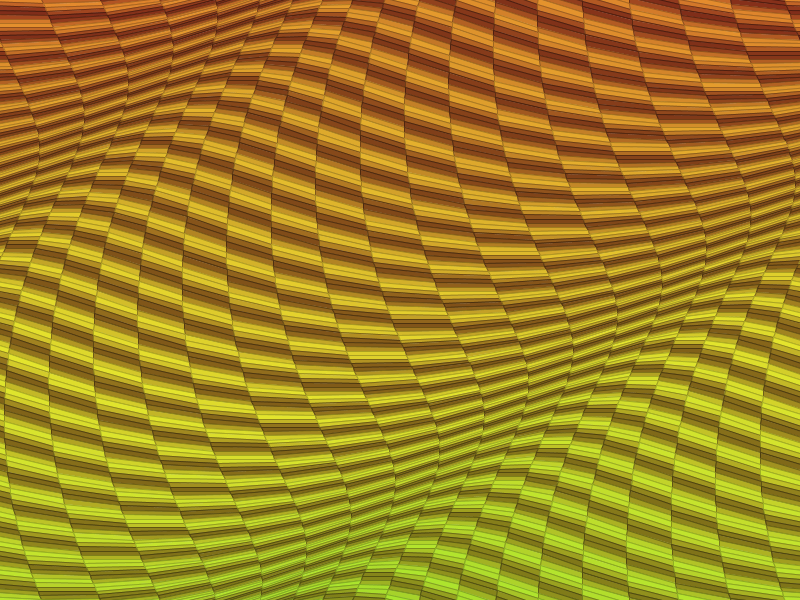
Frame 1 (no input)
Frame 60 (the mouse pressed at the canvas centre just before this capture): identical to frame 1, image omitted
Frame 120 (the mouse held since frame 60 and released just before this capture): identical to frame 1, image omitted

The Processing sketch that drew this single still picture (run headless with seeded random() and noise(); from frame 60 on, the mouse is pressed at the canvas centre):

// Processing sketch: sketch_180528b
// ── sketch_180528b.pde
int detail = 20;
int detailY = 4;
float size;
float period = 360;
float variation;

void setup(){
  size(800, 600);
  size = (width * detail)/period;
  variation = height/15;
  noStroke();
  colorMode(HSB, 360, 100, 100);
}

void draw(){
  background(360);
  drawLine();
}

void drawLine(){
  for(int y = - int(variation); y <= height + variation; y += detailY){
    int prevY = y - detailY;
    float phase = map(y-detailY, 0, height, 0, period);
    float phase2 = map(y, 0, height, 0, period);
    
    for(int x = - int(period); x <= period*2; x += detail){
      int prevX = x - detail;
      if(y > -variation && x > -period){
        float bendX1 = sin(radians(prevX + phase)) * variation;
        float x1 = (width * prevX)/period + bendX1;
        
        float bendX2 = sin(radians(x + phase)) * variation;
        float x2 = (width * x)/period + bendX2;
        
        float bendX3 = sin(radians(x + phase2)) * variation;
        float x3 = (width * x)/period + bendX3;
        
        float bendX4 = sin(radians(prevX + phase2)) * variation;
        float x4 = (width * prevX)/period + bendX4;
        
        float bendY1 = cos(radians(prevX + phase)) * variation;
        float y1 = prevY + bendY1;
        
        float bendY2 = cos(radians(x + phase)) * variation;
        float y2 = prevY + bendY2;
        
        float bendY3 = cos(radians(x + phase2)) * variation;
        float y3 = y + bendY3;
        
        float bendY4 = cos(radians(prevX + phase2)) * variation;
        float y4 = y + bendY4;
        
        float hueShift = map(y, - variation, height + variation, 10, 60);
        float h = (sin(radians(y*15 - x*4))/2 + .5)*20 + hueShift;
        float b = (sin(radians(y*15 - x*4))/2 + .5)*40 + 50;
        
        strokeWeight(1);
        stroke(h, 80, b-20);
        fill(h, 80, b);
        
        beginShape();
        vertex(x1, y1);
        vertex(x2, y2);
        vertex(x3, y3);
        vertex(x4, y4);
        endShape(CLOSE);
      }
    }
  }
}
